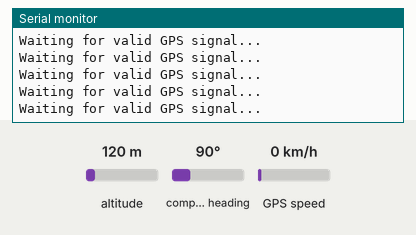
Bench run of a sketch on a simulated Arduino Mega 2560, built with avr-gcc and run on an emulated ATmega2560. On the bench: the last lines printed to the serial monitor. The test bench sets the inputs (shaded band); at power-on: GPS speed 0 km/h, altitude 120 m, compass heading 90°. The GPS gets a fix after 3 s at 37.7749, -122.4194 with 8 satellites.

Above: at 1.2 s.
1.3 s: GPS speed set to 2 km/h
At 3.19 s:
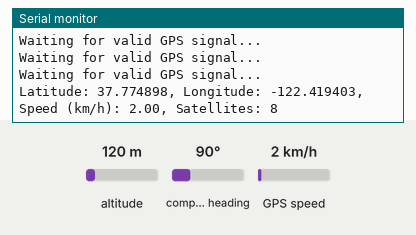
4.9 s: GPS speed set to 30 km/h
At 5.0 s:
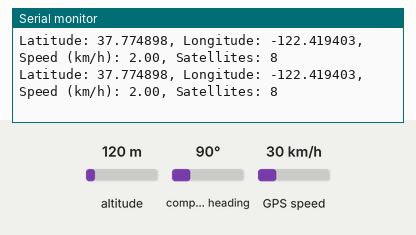

Measured:
- after the input at 1.3 s, the serial monitor: prints a new line after 1.7 s (image 1)

The sketch:

rocket.ino
```cpp
#include <TinyGPS++.h>

TinyGPSPlus gps;

// Use the ESP8266 Hardware Serial for GPS, e.g. Serial1
// If using NodeMCU or Wemos D1 mini, Serial1 is RX only on GPIO3
// For 5Hz, your GPS must be set accordingly outside this code

void setup() {
  Serial.begin(115200);      // Serial monitor output
  Serial1.begin(9600);       // GPS module serial (default 9600 baud)
  Serial.println("GPS 5Hz reading started");
}

void loop() {
  while (Serial1.available() > 0) {
    char c = Serial1.read();
    // Send to GPS parser
    gps.encode(c);
  }

  // Print location every 200ms (5Hz)
  static unsigned long lastPrint = 0;
  if (millis() - lastPrint > 200) {
    lastPrint = millis();

    if (gps.location.isValid()) {
      Serial.print("Latitude: ");
      Serial.print(gps.location.lat(), 6);
      Serial.print(", Longitude: ");
      Serial.print(gps.location.lng(), 6);
      Serial.print(", Speed (km/h): ");
      Serial.print(gps.speed.kmph());
      Serial.print(", Satellites: ");
      Serial.println(gps.satellites.value());
    } else {
      Serial.println("Waiting for valid GPS signal...");
    }
  }
}
```
